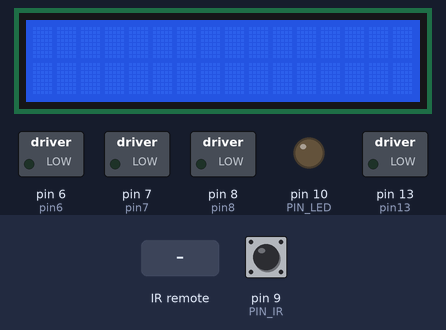
Bench run of a sketch on a simulated Arduino Uno, built with avr-gcc and run on an emulated ATmega328P. Parts: 16×2 character LCD, switched loads named in the sketch (green lamp = pin HIGH), output pins drawn as LEDs (lit = HIGH). Wiring (inferred from the names in the program): IR receiver: data pin 9. The test bench sets the inputs (shaded band); at power-on: pin 9 (PIN_IR) HIGH.

Above: at 1.2 s.
1.3 s: infrared code 0x15 received
At 2.3 s:
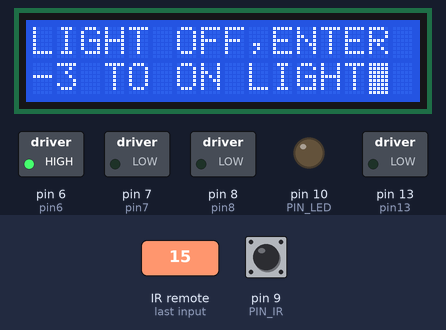
7.3 s: infrared code 0x12 received
At 10.2 s:
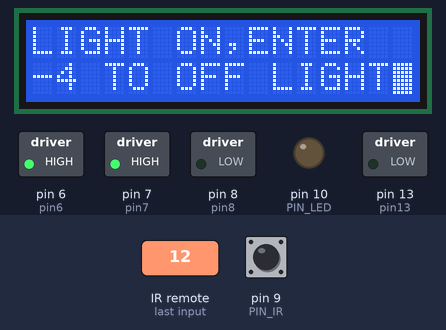
10.3 s: infrared code 0x10 received
At 11.9 s:
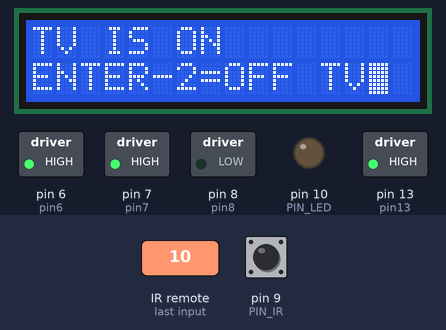
12.9 s: infrared code 0x14 received
At 14.4 s:
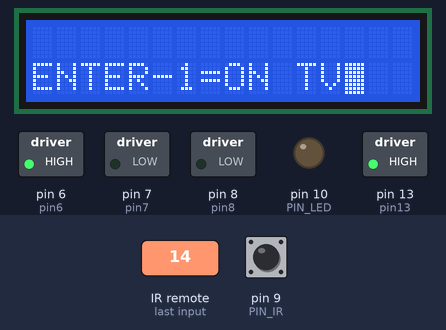
18.9 s: infrared code 0x16 received
At 24.1 s:
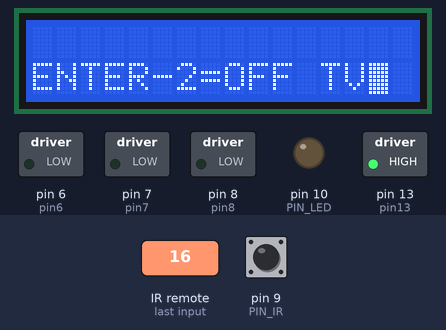
Timing chart, 0 to 25.6 s (numbered marks = the images above; inputs shaded):
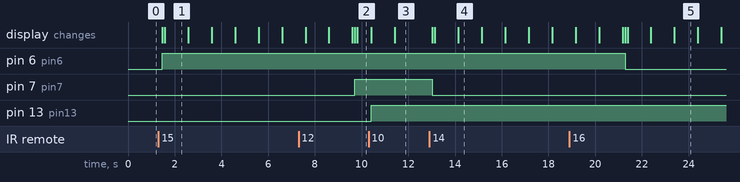

Measured:
- after the input at 1.3 s, pin 6 (pin6): LOW → HIGH after 0.17 s; the display: first changes after 0.17 s (image 1 shows a later state)
- after the input at 7.3 s, pin 7 (pin7): LOW → HIGH after 2.4 s; the display: first differs from a run without the input after 2.4 s (image 2 shows a later state)
- after the input at 10.3 s, pin 13 (pin13): LOW → HIGH after 0.12 s; the display: first changes after 0.12 s (image 3 shows a later state)
- after the input at 12.9 s, pin 7 (pin7): HIGH → LOW after 0.13 s; the display: first changes after 0.13 s (image 4 shows a later state)
- after the input at 18.9 s, pin 6 (pin6): HIGH → LOW after 2.4 s; the display: first differs from a run without the input after 2.4 s (image 5 shows a later state)
- what the display in image 1 shows lasts 1.0 s, from 1.6 s to 2.6 s

The sketch:

Home_Automation_System.ino
```cpp
/* IRRemote library
 * Interrupt based IR receiver library
 * Data decoded according to NEC protocol
 *
 * Version 1.0, October 2015
 * Created by Jelle Roets (Circuits.io)
 * --------------------------------------
*/

#define IRRECEIVER_BUFFERSIZE 16
#define IRRECEIVER_STATE_IDLE 0
#define IRRECEIVER_STATE_START 1
#define IRRECEIVER_STATE_BITS 2
#define IRRECEIVER_STATE_REPEAT 3

typedef struct
{
  unsigned int address;
  unsigned int command;
  byte rawBytes[4];
  bool repeat;
  bool error;
} IRdata;

class IRreceiver
{
  public:
    IRreceiver(int pin);	// Constructor: bind a new IR receiver object to a pin (enable pin change interrupts)
    ~IRreceiver();			// Destructor: release IR receiver (disables pin change interrupts)

    int available(void);	// Check if new commands are available in buffer
    IRdata read(void);		// Read command
    void flush(void);		// Flush FIFO receive buffer

    static void pinActivity();	// Static function only meant for pin change interrupt service routines (ISR)

  private:
    bool allowDuration(unsigned long duration, unsigned long expected);

    static IRreceiver* receivers[14];
    static int pinStates[14];

    int pin;
    IRdata buffer[IRRECEIVER_BUFFERSIZE];
    unsigned int buffer_head;
    unsigned int buffer_tail;

    unsigned long prevTime;
    int state;
    char bitStream[32];
    int bitIndex;

    void updateState(int pinValue);
    void decodeNECBits(void);
};

IRreceiver* IRreceiver::receivers[14] = {NULL};
int IRreceiver::pinStates[14] = {0};

IRreceiver::IRreceiver(int pinNumber):	// Constructor
  pin(pinNumber), buffer_head(0), buffer_tail(0), state(IRRECEIVER_STATE_IDLE), bitIndex(0)
{
  pinMode(pin, INPUT);
  pinStates[pin] = digitalRead(pin);
  if (receivers[pin] != NULL) delete receivers[pin];	// if there was already another IRreceiver bind to this pin, delete that one
  receivers[pin] = this;

  *digitalPinToPCMSK(pin) |= bit(digitalPinToPCMSKbit(pin));  	// enable pin change interrupt mask bit for this pin
  PCIFR  |= bit(digitalPinToPCICRbit(pin)); 			// clear any outstanding interrupt
  PCICR  |= bit(digitalPinToPCICRbit(pin)); 			// enable interrupt for the group
}

IRreceiver::~IRreceiver()
{				// Destructor
  *digitalPinToPCMSK(pin) &= ~bit(digitalPinToPCMSKbit(pin));	// disable pin change interrupts
}

int IRreceiver::available(void)
{
  return (IRRECEIVER_BUFFERSIZE + buffer_head - buffer_tail) % IRRECEIVER_BUFFERSIZE;
}

IRdata IRreceiver::read(void)
{
  IRdata result = {};
  if (buffer_head == buffer_tail)
  {	// if there is no data in ring buffer return an error object
    result.error = true;
  }
  else
  {
    result = buffer[buffer_tail];
    buffer_tail = (buffer_tail + 1) % IRRECEIVER_BUFFERSIZE;
  }
  return result;
}

void IRreceiver::flush(void)
{
  buffer_tail = buffer_head;
}

void IRreceiver::updateState(int value)
{	// State machine to receive bits according to NEC protocol: http://www.sbprojects.com/knowledge/ir/nec.php
  unsigned long now = micros();
  unsigned long dur = now - prevTime; 		// duration of the previous burst or space

  switch(state)
  {
  	case IRRECEIVER_STATE_IDLE:
      bitIndex = 0;
      if (value == 1 && dur > 5000) state = IRRECEIVER_STATE_START;	// start sequence at first burst after a gap (space wider than 5 ms)
      break;
    case IRRECEIVER_STATE_START:
      if (value == 0)
      {
        if (!allowDuration(dur, 9000)) state = IRRECEIVER_STATE_IDLE;	// a valid NEC sequence starts with a 9 ms AGC burst
      } else {
        if (allowDuration(dur, 4500)) state = IRRECEIVER_STATE_BITS;	// if the 9 ms AGC burst is followed by a 4.5 ms space: start receiving bits
        else if (allowDuration(dur, 2250)) state = IRRECEIVER_STATE_REPEAT; // if it's followed by a 2.25 ms space: this is a repeat sequence
        else state = IRRECEIVER_STATE_IDLE;
      }
      break;
    case IRRECEIVER_STATE_BITS:
      if (value == 1)
      {
        if (allowDuration(dur, 1690))
        {		// when a 560 us burst is followed by a 1690 us space, decode as logic 1 bit
          bitStream[bitIndex] = 1;
          bitIndex++;
        } else if (allowDuration(dur, 560))
        {// when a 560 us burst is followed by a 560 us space, decode as logic 0 bit
          bitStream[bitIndex] = 0;
          bitIndex++;
        } else state = IRRECEIVER_STATE_IDLE;	// error: return to idle
      }
    else
    {
        if (allowDuration(dur, 560))
        {	// check if bit start burst is 560 us long
          if(bitIndex == 32)
          {			// Sequence ends after receiving 32 bits
          	this->decodeNECBits();		// decode received bitstream
          	state = IRRECEIVER_STATE_IDLE;
          }
        }
      else state = IRRECEIVER_STATE_IDLE;
      }
	  break;
    case IRRECEIVER_STATE_REPEAT:
      if (allowDuration(dur, 560)) this->decodeNECBits();
      state = IRRECEIVER_STATE_IDLE;
      break;
  }
  prevTime = now;
}

bool IRreceiver::allowDuration(unsigned long duration, unsigned long expected)
{
	return (duration > expected*3/4 && duration < expected*5/4);	// allow 25 % deviation on burst and space durations
}

void IRreceiver::decodeNECBits()
{
  IRdata result = {};
  if (bitIndex == 0) result.repeat = true;	// when no bits are received this is a repeat code
  else {
    for (int i=0; i<bitIndex; i++)
    {			// convert bitstream to bytes (LSB first)
      result.rawBytes[i>>3] |= bitStream[i] << (i&7);
    }
    result.address = result.rawBytes[0] | result.rawBytes[1] << 8;	// Extended NEC protocol: first 2 bytes represents the address
    result.command = result.rawBytes[2];	// 3th byte represents the command
    unsigned char commandInverse = ~result.rawBytes[3];				// 4th byte is again the command byte but all bits are inverted
    if (result.rawBytes[2] != commandInverse) result.error = true;	// verify the command
  }

  int newHead = (buffer_head + 1) % IRRECEIVER_BUFFERSIZE;	// if buffer is not full: add data to buffer, otherwise discard data
  if (newHead != buffer_tail){
    buffer[buffer_head] = result;
  	buffer_head = newHead;
  }
}

void IRreceiver::pinActivity(){
  for (int i=0; i<14; i++){
    int value = digitalRead(i);
    if (value != pinStates[i] && receivers[i] != NULL && (*digitalPinToPCMSK(i) & bit(digitalPinToPCMSKbit(i)))){ // check which pin has toggled
    	receivers[i]->updateState(!value);		// if a receiver is defined for this pin: update its state with the current value (Note: IR receiver output is active low)
    }
    pinStates[i]=value;
  }
}

ISR(PCINT0_vect){IRreceiver::pinActivity();}	// Add ISR to all pin change interrupts
ISR(PCINT1_vect){IRreceiver::pinActivity();}
ISR(PCINT2_vect){IRreceiver::pinActivity();}

// End of IRremote library
//------------------------

/*---------------------------------------------------------------------------------------------------------------------*/


#include <LiquidCrystal.h>
#define PIN_LED 10
#define PIN_IR  9
#define VELOCIDAD 500 // Velocidad para mover el texto
const int pin13=13;
const int pin8=8;
const int pin7=7;
const int pin6=6;
const int pin10=10;


LiquidCrystal lcd(12, 11, 5, 4, 3, 2); // initialize the library with the numbers of the interface pins
IRreceiver receiver(PIN_IR);   // Create an IR receiver

char *questions[5]= {"Question 1","Question 2","Question 3","Question 4","Question 5"};
int  *questionPosition = 0;

void setup()
{
  // set up the LCD's number of columns and rows:
  lcd.begin(16, 2);
  pinMode(pin13,OUTPUT);
  pinMode(pin8,OUTPUT);
  pinMode(pin7,OUTPUT);
  pinMode(pin6,OUTPUT);
  pinMode(PIN_LED, OUTPUT);
  Serial.begin(9600);

}

void loop()
{

  if (receiver.available())
  {       // If data is available

    IRdata data = receiver.read();  // Read the received command from the IR buffer

    if (!data.repeat)
    {             // Only act on a new button push to toggle the LED.

      lcd.clear();

      switch(data.command)
      {
        case 0: (*questionPosition)++; nextQuestion(); break;

       case 26: if (!data.repeat)
       {
        lcd.print("button-9=all off");
        digitalWrite(pin13,LOW);
        digitalWrite(pin7,LOW);
        digitalWrite(pin6,LOW);
        digitalWrite(pin10,LOW);


        lcd.clear();
        lcd.blink();
        lcd.setCursor(0,1);
        lcd.print("ENTER-1=ON TV");
        delay(1000);
        lcd.clear();
        lcd.blink();
        lcd.setCursor(0,1);
        lcd.print("ENTER-2=OFF TV");
        delay(1000);
        lcd.clear();
        lcd.blink();
        lcd.print("ENTER 3=ON LIGHT");
        delay(1000);
        lcd.clear();
        lcd.blink();
        lcd.setCursor(0,1);
        lcd.print("ENTER 4=OFF LIGHT");
        delay(1000);
        lcd.clear();
        lcd.blink();
        lcd.print("ENTER 5=ON FAN");
        delay(1000);
        lcd.clear();
        lcd.blink();
        lcd.setCursor(0,1);
        lcd.print("ENTER 6=OFF FAN");
        delay(1000);
        lcd.clear();
        lcd.blink();
        lcd.print("ENTER 8=ON MOTOR");
        delay(1000);
        lcd.clear();
        lcd.blink();
        lcd.setCursor(0,1);
        lcd.print("ENTER 7=OFF MOTOR");

       }
        else
        {
          digitalWrite(pin13,HIGH);
        digitalWrite(pin7,HIGH);
        digitalWrite(pin6,HIGH);
        digitalWrite(pin10,HIGH);

        }

        break;

      	case 16:
        lcd.print("BUTTON-1=TV ON");
        digitalWrite(pin13,HIGH);
       	delay(1000);
        lcd.clear();
        lcd.blink();
        lcd.print("TV IS ON");
        lcd.setCursor(0,1);
        lcd.print("ENTER-2=OFF TV");
        delay(1000);
        break;
        case 17: lcd.print("TV IS OFF ");
        digitalWrite(pin13,LOW); break;


        case 18: lcd.print("LIGHT ON");
        digitalWrite(pin7,HIGH);
        delay(100);
        lcd.clear();
        lcd.blink();
        lcd.print("LIGHT ON,ENTER");
        lcd.setCursor(0,1);
        lcd.print("-4 TO OFF LIGHT");
        delay(100);
        break;
       case 20: lcd.print("LIGHT OFF");
        digitalWrite(pin7,LOW);
        delay(100);
        lcd.clear();
        lcd.blink();
        lcd.print("LIGHT OFF,ENTER");
        lcd.setCursor(0,1);
        lcd.print("-3 TO ON LIGHT");
        delay(1000);
        lcd.clear();
        lcd.blink();
        lcd.setCursor(0,1);
        lcd.print("ENTER-1=ON TV");
        delay(1000);
        lcd.clear();
        lcd.blink();
        lcd.setCursor(0,1);
        lcd.print("ENTER-2=OFF TV");
        delay(1000);
        lcd.clear();
        lcd.blink();
        lcd.print("ENTER 3=ON LIGHT");
        delay(1000);
        lcd.clear();
        lcd.blink();
        lcd.setCursor(0,1);
        lcd.print("ENTER 4=OFF LIGHT");
        delay(1000);
        lcd.clear();
        lcd.blink();
        lcd.print("ENTER 5=ON FAN");
        delay(1000);
        lcd.clear();
        lcd.blink();
        lcd.setCursor(0,1);
        lcd.print("ENTER 6=OFF FAN");
        delay(1000);
        lcd.clear();
        lcd.blink();
        lcd.print("ENTER 8=ON MOTOR");
        delay(1000);
        lcd.clear();
        lcd.blink();
        lcd.setCursor(0,1);
        lcd.print("ENTER 7=OFF MOTOR");


       break;


        case 21: lcd.print("PIN-5=FAN is ON");
        digitalWrite(pin6,HIGH);
        delay(100);
        lcd.clear();
        lcd.blink();
        lcd.print("LIGHT OFF,ENTER");
        lcd.setCursor(0,1);
        lcd.print("-3 TO ON LIGHT");
        delay(1000);
        lcd.clear();
        lcd.blink();
        lcd.setCursor(0,1);
        lcd.print("ENTER-1=ON TV");
        delay(1000);
        lcd.clear();
        lcd.blink();
        lcd.setCursor(0,1);
        lcd.print("ENTER-2=OFF TV");
        delay(1000);
        lcd.clear();
        lcd.blink();
        lcd.print("ENTER 3=ON LIGHT");
        delay(1000);
        lcd.clear();
        lcd.blink();
        lcd.setCursor(0,1);
        lcd.print("ENTER 4=OFF LIGHT");
        delay(1000);
        lcd.clear();
        lcd.blink();
        lcd.print("ENTER 5=ON FAN");
        delay(1000);
        lcd.clear();
        lcd.blink();
        lcd.setCursor(0,1);
        lcd.print("ENTER 6=OFF FAN");
        delay(1000);
        lcd.clear();
        lcd.blink();
        lcd.print("ENTER 8=ON MOTOR");
        delay(1000);
        lcd.clear();
        lcd.blink();
        lcd.setCursor(0,1);
        lcd.print("ENTER 7=OFF MOTOR");

        break;
        case 22: lcd.print("PIN-6=FAN is OFF");
        digitalWrite(pin6,LOW);
        delay(100);
        lcd.clear();
        lcd.blink();
        lcd.print("LIGHT OFF,ENTER");
        lcd.setCursor(0,1);
        lcd.print("-3 TO ON LIGHT");
        delay(1000);
        lcd.clear();
        lcd.blink();
        lcd.setCursor(0,1);
        lcd.print("ENTER-1=ON TV");
        delay(1000);
        lcd.clear();
        lcd.blink();
        lcd.setCursor(0,1);
        lcd.print("ENTER-2=OFF TV");
        delay(1000);
        lcd.clear();
        lcd.blink();
        lcd.print("ENTER 3=ON LIGHT");
        delay(1000);
        lcd.clear();
        lcd.blink();
        lcd.setCursor(0,1);
        lcd.print("ENTER 4=OFF LIGHT");
        delay(1000);
        lcd.clear();
        lcd.blink();
        lcd.print("ENTER 5=ON FAN");
        delay(1000);
        lcd.clear();
        lcd.blink();
        lcd.setCursor(0,1);
        lcd.print("ENTER 6=OFF FAN");
        delay(1000);
        lcd.clear();
        lcd.blink();
        lcd.print("ENTER 8=ON MOTOR");
        delay(1000);
        lcd.clear();
        lcd.blink();
        lcd.setCursor(0,1);
        lcd.print("ENTER 7=OFF MOTOR");

        break;
        case 25: lcd.print("PIN-10=MOTOR ON " );
        digitalWrite(pin10,HIGH);
        delay(100);
        lcd.clear();
        lcd.blink();
        lcd.print("LIGHT OFF,ENTER");
        lcd.setCursor(0,1);
        lcd.print("-3 TO ON LIGHT");
        delay(1000);
        lcd.clear();
        lcd.blink();
        lcd.setCursor(0,1);
        lcd.print("ENTER-1=ON TV");
        delay(1000);
        lcd.clear();
        lcd.blink();
        lcd.setCursor(0,1);
        lcd.print("ENTER-2=OFF TV");
        delay(1000);
        lcd.clear();
        lcd.blink();
        lcd.print("ENTER 3=ON LIGHT");
        delay(1000);
        lcd.clear();
        lcd.blink();
        lcd.setCursor(0,1);
        lcd.print("ENTER 4=OFF LIGHT");
        delay(1000);
        lcd.clear();
        lcd.blink();
        lcd.print("ENTER 5=ON FAN");
        delay(1000);
        lcd.clear();
        lcd.blink();
        lcd.setCursor(0,1);
        lcd.print("ENTER 6=OFF FAN");
        delay(1000);
        lcd.clear();
        lcd.blink();
        lcd.print("ENTER 8=ON MOTOR");
        delay(1000);
        lcd.clear();
        lcd.blink();
        lcd.setCursor(0,1);
        lcd.print("ENTER 7=OFF MOTOR");
        break;
        case 24:lcd.print("PIN-10=MOTOR OFF");
        digitalWrite(pin10,LOW);
        delay(100);
        lcd.clear();
        lcd.blink();
        lcd.print("LIGHT OFF,ENTER");
        lcd.setCursor(0,1);
        lcd.print("-3 TO ON LIGHT");
        delay(1000);
        lcd.clear();
        lcd.blink();
        lcd.setCursor(0,1);
        lcd.print("ENTER-1=ON TV");
        delay(1000);
        lcd.clear();
        lcd.blink();
        lcd.setCursor(0,1);
        lcd.print("ENTER-2=OFF TV");
        delay(1000);
        lcd.clear();
        lcd.blink();
        lcd.print("ENTER 3=ON LIGHT");
        delay(1000);
        lcd.clear();
        lcd.blink();
        lcd.setCursor(0,1);
        lcd.print("ENTER 4=OFF LIGHT");
        delay(1000);
        lcd.clear();
        lcd.blink();
        lcd.print("ENTER 5=ON FAN");
        delay(1000);
        lcd.clear();
        lcd.blink();
        lcd.setCursor(0,1);
        lcd.print("ENTER 6=OFF FAN");
        delay(1000);
        lcd.clear();
        lcd.blink();
        lcd.print("ENTER 8=ON MOTOR");
        delay(1000);
        lcd.clear();
        lcd.blink();
        lcd.setCursor(0,1);
        lcd.print("ENTER 7=OFF MOTOR");

        break;


		default: lcd.print("Not found");
        delay(100);
        lcd.clear();
        lcd.blink();
        lcd.print("LIGHT OFF,ENTER");
        lcd.setCursor(0,1);
        lcd.print("-3 TO ON LIGHT");
        delay(1000);
        lcd.clear();
        lcd.blink();
        lcd.setCursor(0,1);
        lcd.print("ENTER-1=ON TV");
        delay(1000);
        lcd.clear();
        lcd.blink();
        lcd.setCursor(0,1);
        lcd.print("ENTER-2=OFF TV");
        delay(1000);
        lcd.clear();
        lcd.blink();
        lcd.print("ENTER 3=ON LIGHT");
        delay(1000);
        lcd.clear();
        lcd.blink();
        lcd.setCursor(0,1);
        lcd.print("ENTER 4=OFF LIGHT");
        delay(1000);
        lcd.clear();
        lcd.blink();
        lcd.print("ENTER 5=ON FAN");
        delay(1000);
        lcd.clear();
        lcd.blink();
        lcd.setCursor(0,1);
        lcd.print("ENTER 6=OFF FAN");
        delay(1000);
        lcd.clear();
        lcd.blink();
        lcd.print("ENTER 8=ON MOTOR");
        delay(1000);
        lcd.clear();
        lcd.blink();
        lcd.setCursor(0,1);
        lcd.print("ENTER 7=OFF MOTOR");

        break;
      }
    }
  }
  delay(100);  // wait for a while

}

void nextQuestion(){
  lcd.clear();
  int p = *questionPosition;
  lcd.print(questions[p]);
  delay(100);
}
```
